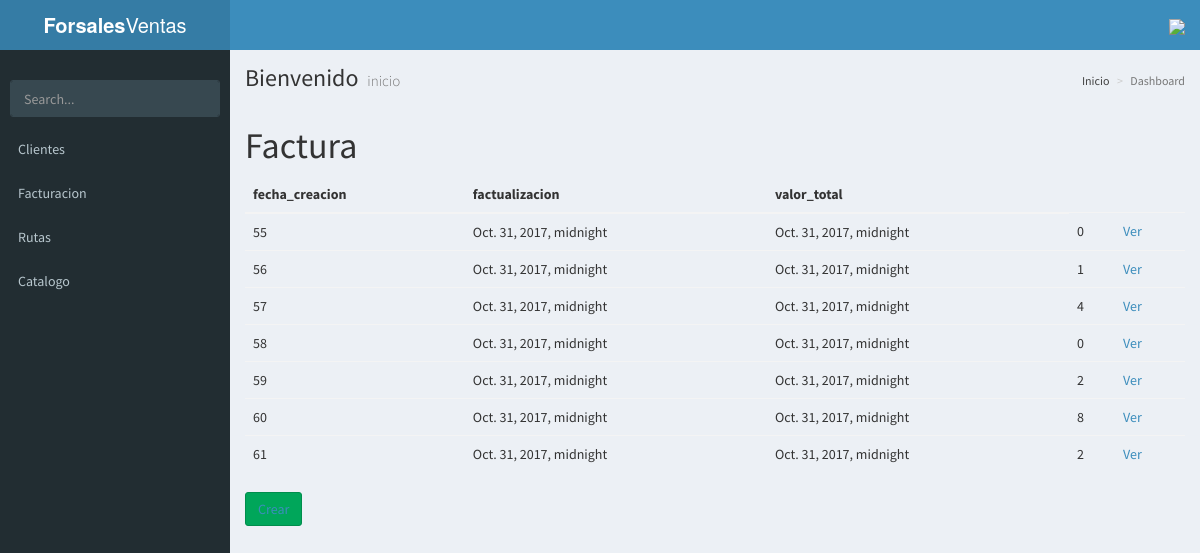
Page /factura/ on the committed database.
### facturacion/models.py (models this page shows)
class factura(models.Model):
	fecha_creacion = models.DateTimeField(default=datetime.datetime.now())
	factualizacion = models.DateTimeField(default=datetime.datetime.now())
	valor_total = models.IntegerField(default=0)
	cliente = models.ForeignKey(cliente)

### facturacion/views.py (the view)
# urls.py: url(r'^factura/$', FacturaList.as_view(), name="factura"),
class FacturaList(AjaxableResponseMixin,ListView):
	model = factura
	template_name = 'factura/listar.html'
	fields = "__all__"
	success_url = reverse_lazy('listar_factura')
	def get_context_data(self,**kwargs):
		context = super(FacturaList, self).get_context_data(**kwargs)
		return context

### facturacion/templates/factura/listar.html
{% extends 'AdminLTE/index.html' %}
{% block content %}
	<h1>Factura</h1>
	<table class="table">
		<thead>
			<tr>
				<th>fecha_creacion</th>
				<th>factualizacion</th>
				<th>valor_total</th>
			</tr>
		</thead>
		<tbody>
			{% for factura in object_list %}
				<tr>
					<td>{{ factura.pk }}</td>
					<td>{{ factura.fecha_creacion }}</td>
					<td>{{ factura.factualizacion }}</td>
					<td>{{ factura.valor_total }}</td>
					<td><a href="{% url 'ver_factura_detalle' factura.pk %}">Ver</a></td>
				</tr>
			{% empty %}
				<tr>
					<td>Sin factura</td>
				</tr>
			{% endfor %}
		</tbody>
	</table>
	<button class="btn btn-success"><a href="{% url 'facturacion' %}">Crear</a></button>
{% endblock content %}

### base/templates/AdminLTE/index.html (shortened to what this page needs)
{% load static %}
<!DOCTYPE html>
<html>
<head>
  <link rel="stylesheet" href="{% static 'css/AdminLTE/bootstrap/css/bootstrap.min.css' %}">
  <link rel="stylesheet" href="{% static 'css/AdminLTE/AdminLTE.min.css' %}">
  <link rel="stylesheet" href="{% static 'css/AdminLTE/skins/_all-skins.min.css' %}">
  <link rel="stylesheet" href="{% static 'css/AdminLTE/plugins/iCheck/flat/blue.css' %}">
  <link rel="stylesheet" href="{% static 'css/AdminLTE/plugins/morris/morris.css' %}">
  <link rel="stylesheet" href="{% static 'css/AdminLTE/plugins/jvectormap/jquery-jvectormap-1.2.2.css' %}">
  <link rel="stylesheet" href="{% static 'css/AdminLTE/plugins/datepicker/datepicker3.css' %}">
  <link rel="stylesheet" href="{% static 'css/AdminLTE/plugins/daterangepicker/daterangepicker.css' %}">
  <link rel="stylesheet" href="{% static 'css/AdminLTE/plugins/bootstrap-wysihtml5/bootstrap3-wysihtml5.min.css' %}">
</head>
<body class="hold-transition skin-blue sidebar-mini">
<div class="wrapper" id="vue-root">
  <header class="main-header">
    <a href="forsales.png" class="logo">
      <span class="logo-lg"><b>Forsales</b>Ventas</span>
    </a>
    <nav class="navbar navbar-static-top">
      <a href="#" class="sidebar-toggle" data-toggle="offcanvas" role="button">
      </a>
      <div class="navbar-custom-menu">
        <ul class="nav navbar-nav">
          <li class="dropdown user user-menu">
            <a href="#" class="dropdown-toggle" data-toggle="dropdown">
             <img style="width: 10%; " src="http://taxipy.com/files/caradibujo.png">
            </a>
          </li>
        </ul>
      </div>
    </nav>
  </header>
  <aside class="main-sidebar">
    <section class="sidebar">
      <div class="user-panel">
      </div>
      <form action="#" method="get" class="sidebar-form">
        <div class="input-group">
          <input type="text" name="q" class="form-control" placeholder="Search...">
              <span class="input-group-btn">
                <button type="submit" name="search" id="search-btn" class="btn btn-flat">
                </button>
              </span>
        </div>
      </form>
      <ul class="sidebar-menu">
      {% if request.user.is_superuser %}
        <li class="header">PANEL DE CONTROL</li>
        <li>
          <a href="{% url 'listar_productos' %}">
            <i class="fa fa-shopping-basket" aria-hidden="true"><span>Productos</span></i>
          </a>
        </li>
        <li>
          <a href="{% url 'listar_clientes' %}">
            <i class="fa fa-th"></i> <span>Clientes</span>
          </a>
        </li>
        <li>
          <a href="{% url 'listar_distribuidores' %}">
            <i class="fa fa-th"></i> <span>Distribuidores</span>
          </a>
        </li>
        <li>
          <a href="{% url 'listar_proveedores' %}">
            <i class="fa fa-th"></i> <span>Proveedores</span>
          </a>
        </li>
        <li class="treeview">
          <a href="#">
            <i class="fa fa-dashboard"></i> <span>Facturacion</span>
            <span class="pull-right-container">
              <i class="fa fa-angle-left pull-right"></i>
            </span>
          </a>
          <ul class="treeview-menu">
            <li class=""><a href="{% url 'factura' %}"><i class="fa fa-circle-o"></i> Listar</a></li>
          </ul>
           <ul class="treeview-menu">
            <li class=""><a href="{% url 'reportes' %}"><i class="fa fa-circle-o"></i> reportes</a></li>
          </ul>
        </li>
        <li class="treeview">
          <a href="#">
            <i class="fa fa-dashboard"></i> <span>Inventario</span>
            <span class="pull-right-container">
              <i class="fa fa-angle-left pull-right"></i>
            </span>
          </a>
          <ul class="treeview-menu">
            <li class=""><a href="{% url 'movimiento' %}"><i class="fa fa-circle-o"></i> Movimientos</a></li>
          </ul>
        </li>
        <li class="treeview">
          <a href="#">
            <i class="fa fa-dashboard"></i> <span>Catalogo</span>
            <span class="pull-right-container">
              <i class="fa fa-angle-left pull-right"></i>
            </span>
          </a>
          <ul class="treeview-menu">
            <li class=""><a href="{% url 'catalogos' %}"><i class="fa fa-circle-o"></i> Lista</a></li>
          </ul>
        </li>
        <li class="treeview">
          <a href="#">
            <i class="fa fa-dashboard"></i> <span>Rutas</span>
            <span class="pull-right-container">
              <i class="fa fa-angle-left pull-right"></i>
            </span>
          </a>
          <ul class="treeview-menu">
            <li class=""><a href="{% url 'rutas-mapa' %}"><i class="fa fa-circle-o"></i> Rutas</a></li>
          </ul>
        </li>
      {% else %}
        {% if request.user %}
<li>
          <a href="{% url 'listar_clientes' %}">
             <span>Clientes</span>
          </a>
        </li>
          <li class="treeview">
            <a href="#">
               <span>Facturacion</span>
            </a>
          </li>
          <li class="treeview">
            <a href="#">
               <span>Rutas</span>
            </a>
          </li>
        <li class="treeview">
          <a href="#">
             <span>Catalogo</span>
          </a>
        </li>
        {% endif %}
      {% endif %}
      </ul>
    </section>
  </aside>
  <div class="content-wrapper">
    <section class="content-header">
      <h1>
        Bienvenido
        <small>inicio</small>
      </h1>
      <ol class="breadcrumb">
        <li><a href="#"> Inicio</a></li>
        <li class="active">Dashboard</li>
      </ol>
    </section>
    <section class="content">
      {% block content %}
      {% endblock content %}
    </section>
  </div>
</div>
</body>
</html>

### rows in the picture
factura: pk "55", fecha_creacion "Oct. 31, 2017, midnight", factualizacion "Oct. 31, 2017, midnight", valor_total "0"
factura: pk "56", fecha_creacion "Oct. 31, 2017, midnight", factualizacion "Oct. 31, 2017, midnight", valor_total "1"
factura: pk "57", fecha_creacion "Oct. 31, 2017, midnight", factualizacion "Oct. 31, 2017, midnight", valor_total "4"
factura: pk "58", fecha_creacion "Oct. 31, 2017, midnight", factualizacion "Oct. 31, 2017, midnight", valor_total "0"
factura: pk "59", fecha_creacion "Oct. 31, 2017, midnight", factualizacion "Oct. 31, 2017, midnight", valor_total "2"
factura: pk "60", fecha_creacion "Oct. 31, 2017, midnight", factualizacion "Oct. 31, 2017, midnight", valor_total "8"
factura: pk "61", fecha_creacion "Oct. 31, 2017, midnight", factualizacion "Oct. 31, 2017, midnight", valor_total "2"
